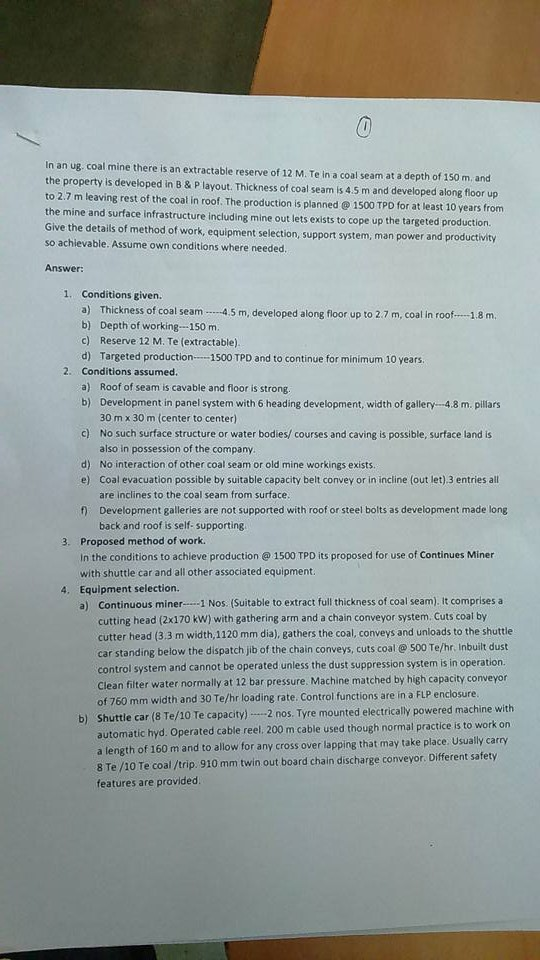
#> input picture sample/image.jpg, 540 x 960 px
$ python engine.py
#> lines starting #> are read from the running program, lines starting #| are printed output that depends on the picture; after the words box and inside, x2 and y2 are one past the last pixel; in counts of white or black regions, pixels touching at a corner belong together
import pytesseract
import PIL
from PIL import Image, ImageFont, ImageOps, ImageDraw, ImageEnhance, ImageFilter
import numpy as np

# Image file to text file conversion using Pytesseract module using Tesseract-OCR
def image2text(file):
#> called with file = 'sample/image.jpg'
	image = Image.open(file).convert('L') # the second one
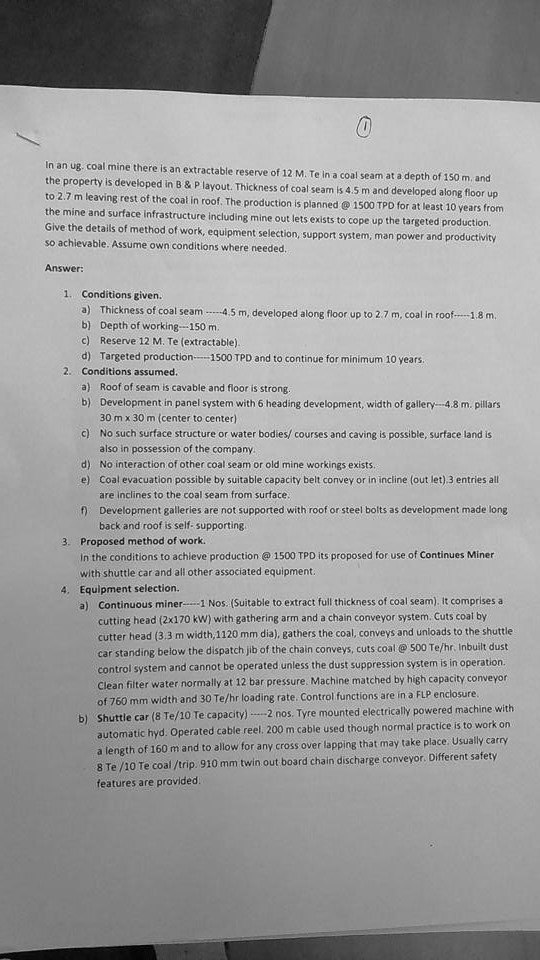
#> image: PIL image 540x960 L; min 0, max 253, mean 156.4
	'''im = im.filter(ImageFilter.MedianFilter())
	enhancer = ImageEnhance.Contrast(im)
	im = enhancer.enhance(2)
	im = im.convert('1')
	im.save('sample/temp.jpg')'''
	image = np.array(image)
	image = binarize_array(image)
	img = Image.fromarray(image)
	img.save('my.png')
	image = Image.open("my.png")
	text = pytesseract.image_to_string(image,lang='eng').encode('cp850','replace').decode('cp850')
	textfile = open("output/output.txt","w")
	textfile.write(text)

def binarize_array(numpy_array, threshold=200):
    """Binarize a numpy array."""
#> called with threshold = 200
    for i in range(len(numpy_array)):
        for j in range(len(numpy_array[0])):
            if numpy_array[i][j] > threshold:
                numpy_array[i][j] = 255
            else:
                numpy_array[i][j] = 0
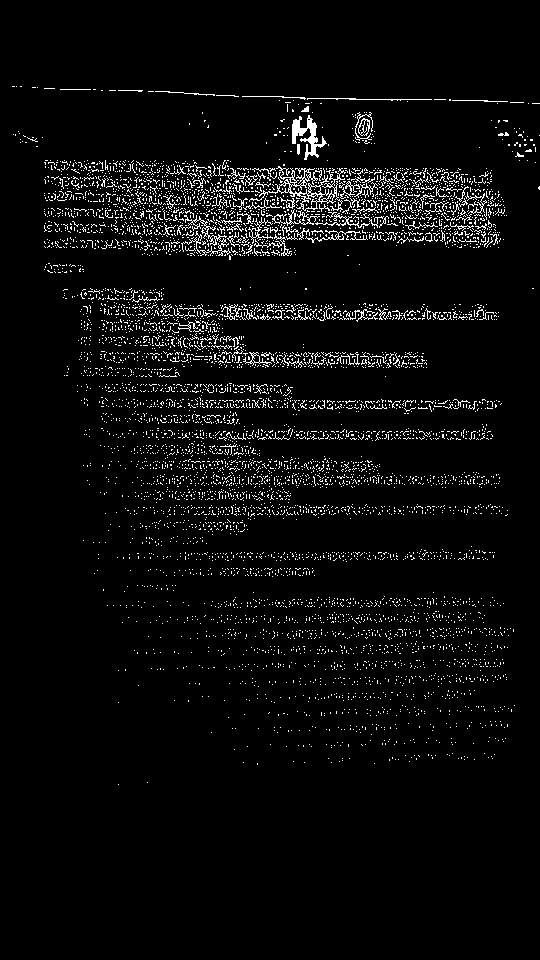
#> numpy_array: shape (960, 540); 4.3% white in thin lines or dots, all inside (x1, y1, x2, y2) = (12, 86, 540, 785)
#> (the call stopped at in image2text, `text = pytesseract.image_to_string(image,lang='eng').encode('cp850','r..`: pytesseract is not available in this run)
    return numpy_array

# Text file to image file conversion
def text2image(text_path, font_path=None):
	"""Convert text file to a grayscale image with black characters on a white background.

	arguments:
	text_path - the content of this file will be converted to an image
	font_path - path to a font file (for example impact.ttf)
	"""
#> called with text_path = 'output/output.txt'
	grayscale = 'L'
	# parse the file into lines
	with open(text_path) as text_file:  # can throw FileNotFoundError
#> (reads output/output.txt from the repository)
#> (the run stopped early here; a loop or call above may not have finished)
